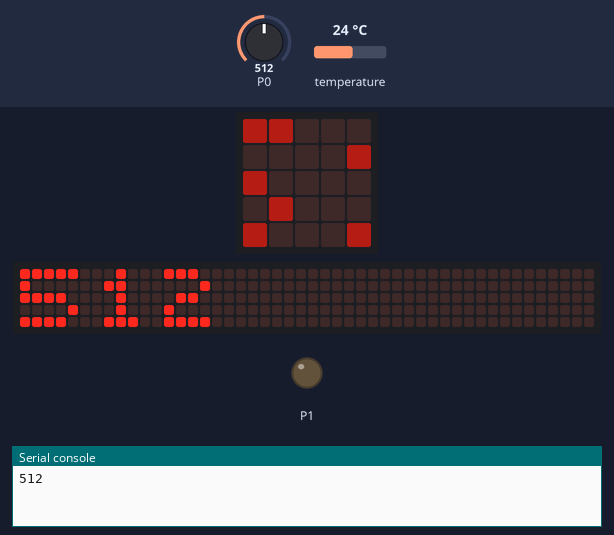
Simulated run of this program. Board: BBC micro:bit (MakeCode). On the bench: the board's 5×5 LED display, a strip that is not on the board, showing the scrolling text unrolled, output pins drawn as LEDs (lit = HIGH), the last lines printed to the serial console. The test bench sets the inputs (shaded band); at power-on: P0 = 512, temperature 24 °C (analog values on the 0–1023 scale). Dim RGB values are drawn brighter than linear; the 48×5 strip is a reading aid, not a part: it shows the text the display is scrolling, unrolled, one strip-width of it at a time.

Above: at 1.27 s.
1.3 s: P0 set to 716
At 8.69 s:
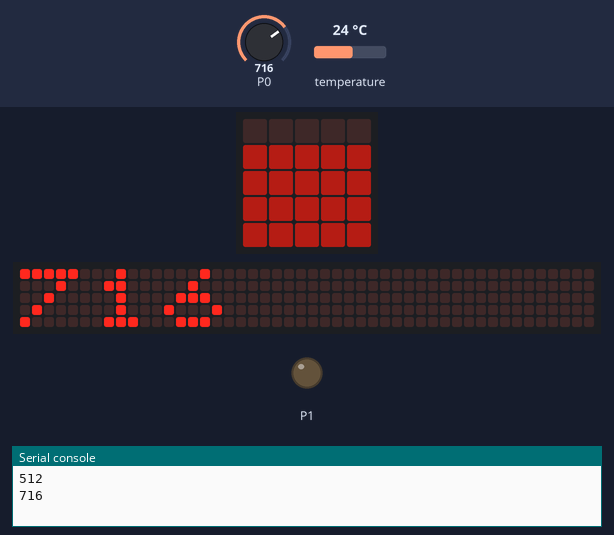
13.7 s: P0 set to 900
At 17.31 s:
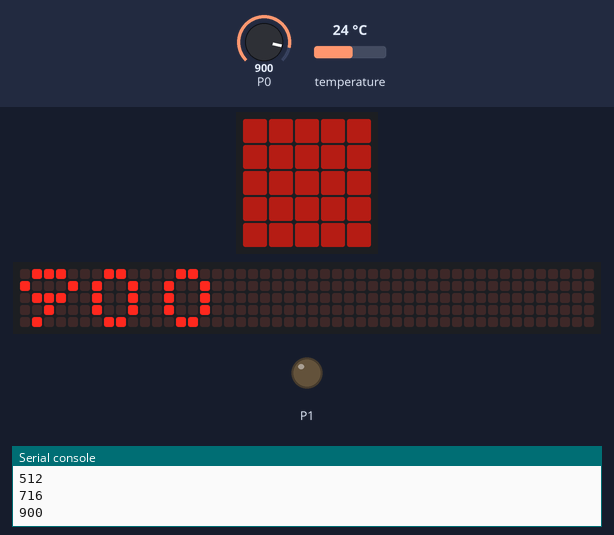
27.3 s: P0 set to 511
At 34.55 s:
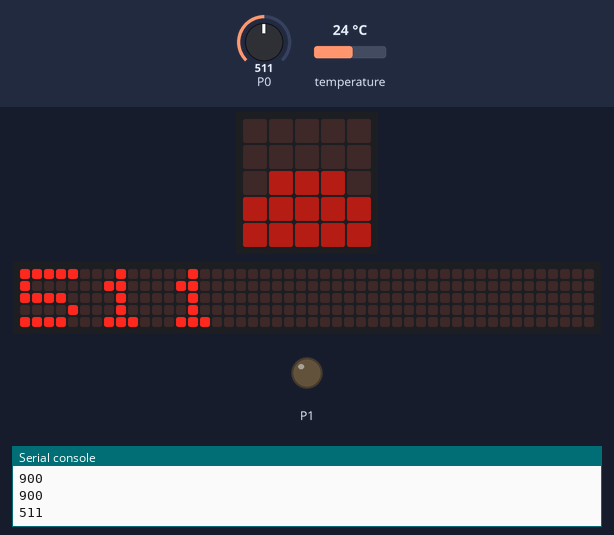
35.9 s: P0 set to 306
At 43.17 s:
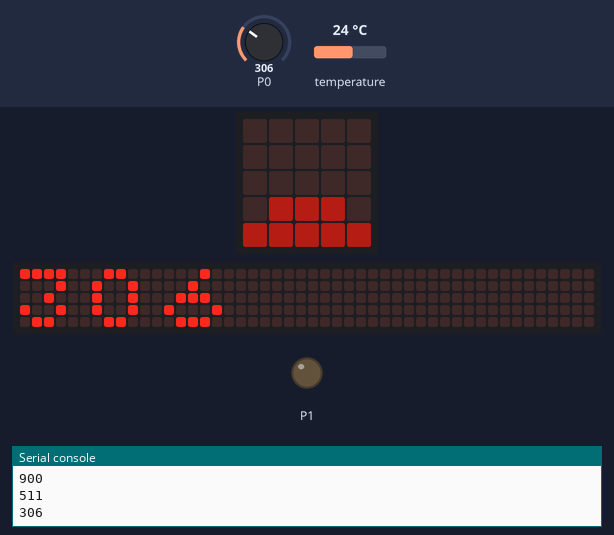
44.6 s: P0 set to 122
At 51.8 s:
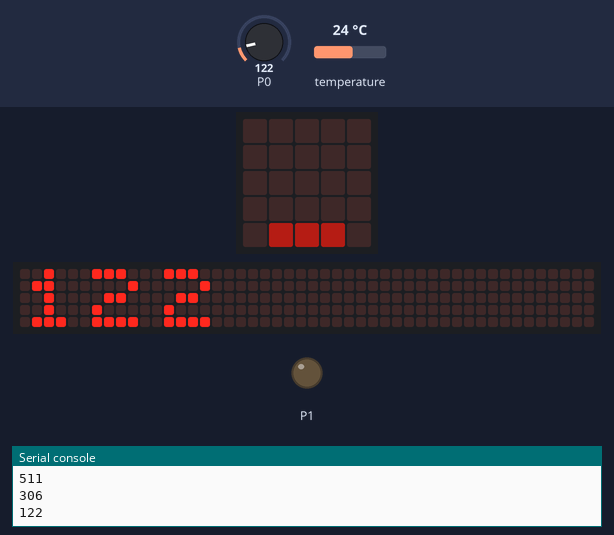

Measured:
- after the input at 1.3 s, the display: first differs from a run without the input after 7.3 s (image 1)
- after the input at 13.7 s, the display: changes after 3.5 s (image 2)
- after the input at 27.3 s, the display: first differs from a run without the input after 7.2 s (image 3)
- after the input at 35.9 s, the display: first differs from a run without the input after 7.2 s (image 4)
- after the input at 44.6 s, the display: first differs from a run without the input after 7.1 s (image 5)

The program:

main.ts
```typescript
let test = ""
let reading = 0
let temp = 0
let log: String[] = []
led.setBrightness(64)
basic.forever(function () {
    temp = input.temperature()
    pins.analogWritePin(AnalogPin.P0, 1023)
    reading = pins.analogReadPin(AnalogPin.P0)
    pins.analogWritePin(AnalogPin.P1, 0)
    led.plotBarGraph(
    reading,
    1023
    )
    basic.showNumber(reading)
    test = "temp:" + temp + " hum" + reading
    if (log.length > 10) {
        log.push(test)
        log.slice(0, -1)
    } else {
        log.push(test)
    }
    basic.pause(5000)
})
```

test.ts
```typescript
// tests gaan hier; deze zal niet worden gecompileerd wanneer dit pakket wordt gebruikt als extensie.
```
